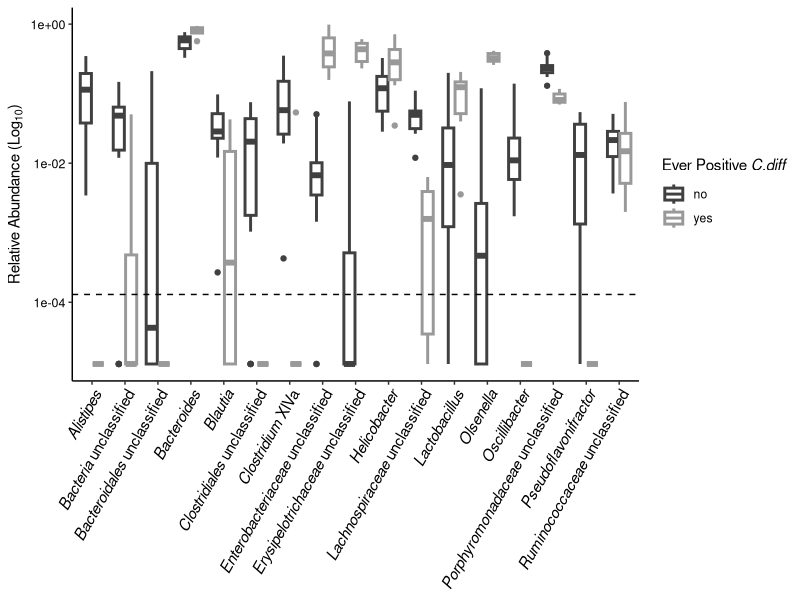
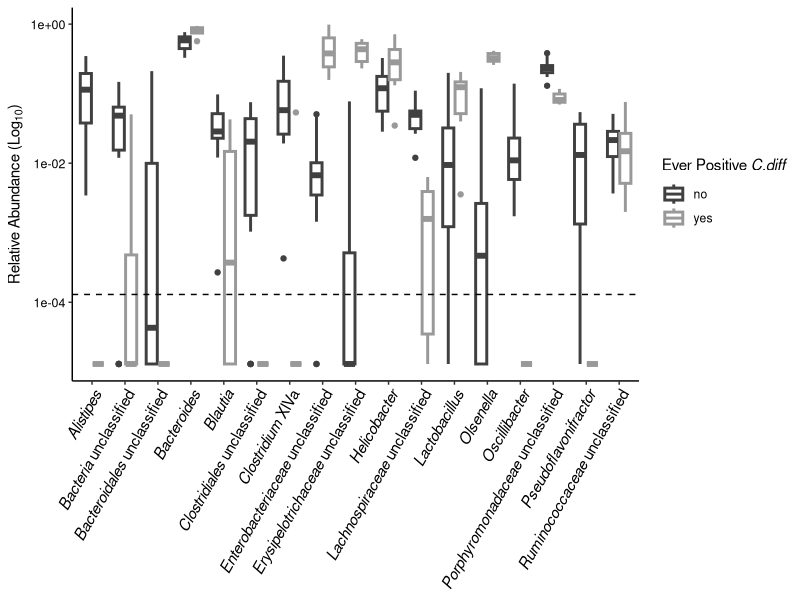

Write the R code that produced these figures, in order.

###############################################################################
# INTRO
# LeFSE analysis; top differentially abundant taxa in fecal samples of FMT recipients day 0 of C.difficile challenge (Fig 4D)
# 12-26-21
#Madeline R Barron
###############################################################################

# Goal: Generate a plot of the top differentially abundant bacterial taxa between FMT recipients that did or do not become colonized
#by C. difficile (fecal samples day of C.difficile challenge)

###############################################################################
# (01) LIBRARIES
###############################################################################
library(ggtext)
library(RColorBrewer)
library(tidyverse)


###############################################################################
# (02)READ DATA
###############################################################################

#   (A)Read in metadata file
meta <-read.csv("data/antip40_exp1_exp2_exp3_fmt_metadata.csv")

#   (B) Read in lefse summary file output by mothur; depicts OTUs that differ significantly between samples susceptiblevs resistant to C.difficile
lefse <- read.csv("data/fmt_d0_lefse.0.03.lefse_summary.csv") %>%
  rename_all(tolower) #Read in lefse summary file (mothur output)

#   (C)Read in shared file indicating counts of OTUs in samples on D0 C.diff challenge (7 days post-FMT) used in lefse

lefse_shared <- read.csv("data/fmt_d0_lefse.shared.csv")%>%
  select(-label, -numOtus) %>%
  pivot_longer(cols=-group, names_to="otu", values_to="count") %>%
  rename_all(tolower)

#   (D) Read in taxonomy file

tax <- read.csv("data/final.taxonomy.csv") %>% #Reading in taxonomy info
  rename_all(tolower) %>% # Formatting colnames
  mutate(taxonomy = str_replace_all(taxonomy, "(\\(\\d+\\)|\\;$)", "")) %>% # Removing confidence scores and trailing ';'
  separate(taxonomy, into = c("kingdom", "phylum", "class", "order", "family", "genus"), sep = ";") %>% # Breaking tax into levels
  gather(key = level, value = classification, -otu, -size)

# (E) Read in file denoting which partition (community type) samples fall into

design <- read.csv("data/fmt_d0_lefse_design.csv")

design_meta <- left_join(meta, design) %>%
              filter(day == 0,
                     mouse_genotype.x != "il10",
                     treatment != "No_treatment",
                     fmt_donor_recipient != "donor")


###############################################################################
# (03) MERGE LEFSE AND META DATA
###############################################################################

#     (A) Merge lefse summary file with shared, filtering so only OTUs where LDA >= 3 are shown
lefse_shared_2 <- inner_join(lefse_shared, lefse) %>%
  filter(lda >= 3)

#     (B) Merge meta and lefse summary/shared data
lefse_meta <- inner_join(lefse_shared_2,meta)

###############################################################################
# (03) CALCULATE RELATIVE ABUNDANCE
###############################################################################

#     (A)  Relative abundance
rel_abund <- lefse_meta%>%
  group_by(group) %>% # Group by sample col
  mutate(total_count = sum(count)/6, # Calculating total reads per sample and appending to df
         rel_abund = count/total_count) %>%  # Calculating rel abund for each Otu and appending to df
  ungroup() #The result is a table containing relative abundance of each OTU for each sample

smallest_non_zero <- rel_abund %>%
    filter(rel_abund > 0) %>%
    slice_min(rel_abund) %>%
    pull(rel_abund) %>% .[1]
rel_abund <- rel_abund %>%
    mutate(rel_abund_c = rel_abund + smallest_non_zero / 10)
###############################################################################
# (04) MERGE TAXONOMY AND SAMPLE INFORMATION
###############################################################################

#     (A) Join taxonomy with relative abundance dataframe
rel_abund_tax <- inner_join(rel_abund, tax)

# (B) Join sample community type with relative abundance/taxonomy info

rel_abund_design <- left_join(rel_abund_tax, design) #%>%
#select(group, rel_abund, class, partition, level, classification,
#otu, treatment_no_cd, pvalue, lda) #grouping by these parameters

# (B)
agg_otu_rel_abund <- rel_abund_design %>%
  filter(level == "genus") %>%
  group_by(group, rel_abund_c, ever_pos_cdiff,
           otu, treatment, pvalue, classification,lda) %>% # Aggregates classifications based on treatment
  summarize(agg_rel_abund_c = sum(rel_abund_c)) %>% # Calculating aggregated rel abund
  ungroup()


#    (C) Finding tax classifications for a given tax level
top_otu_tax <- agg_otu_rel_abund %>%
  group_by(classification, group, ever_pos_cdiff) %>%
  summarize(mean_rel_abund_c = mean(agg_rel_abund_c)) %>%
  mutate(tax_label = case_when(
      str_detect(classification, '_') ~ str_replace(classification, "(^\\w+)_(.*)", "_\\1_ \\2"),
                               TRUE ~ paste0('_', classification, '_'))
         )

###############################################################################
# (05) PLOTTING
###############################################################################

#   (A) Plotting log10 relative abundance in each sample identified as significant (LDA >= 2)
# in lefse analysis. We are grouping by the C.diff susceptibility of each sample.

colors <- c("no" = "#404040",
            "yes" = "#999999")

abund <- top_otu_tax %>%
  ggplot(aes(x = tax_label, y = mean_rel_abund_c, color = ever_pos_cdiff)) +
  geom_boxplot(lwd = 1) +
  geom_hline(yintercept = smallest_non_zero, linetype = 'dashed') +
  labs(y = expression("Relative Abundance ("*Log[10]*")"),
       color = "Ever Positive _C.diff_") +
  scale_color_manual(values = colors)+
  scale_y_log10() +
  #stat_summary(aes(group=ever_pos_cdiff),fun=mean,fun.min=mean,fun.max=mean,geom="crossbar",
               #width=0.5,colour="black",position=position_dodge(width=0.7)) +
  theme_classic() +
  theme(axis.text.y = element_text(size = 9, colour = "black"),
        axis.text.x = element_markdown(size = 11, colour = "black", angle = 60, hjust=1),
        axis.title.x = element_blank(),
        legend.title = element_markdown(),
        text = element_text(colour = "black", size = 11))

abund
ggsave('figures/raw/Fig4_rel-abun.pdf', plot = abund)
#Note: Figure labels and legend modified in Adobe Illustrator.
